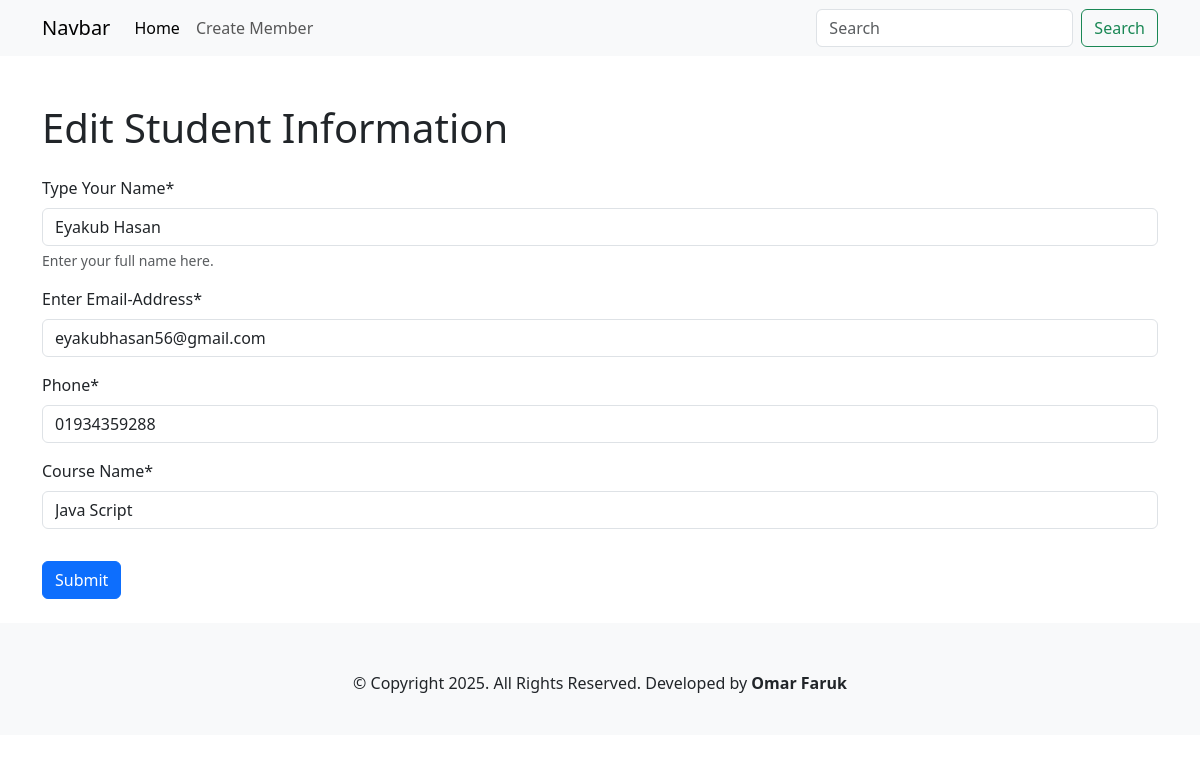
The page /edit/5/ on the database its author committed.
### student/models.py (models this page shows)
class Student(models.Model):
    name = models.CharField(max_length=50, null=True)
    email = models.EmailField(null=True)
    phone = models.CharField(max_length=20, null=True)
    course = models.CharField(max_length=100, null=True)

### student/views.py (the view, shortened to what this page needs)
# urls.py: path('edit/<int:id>/', views.MemberUpdateView.as_view(), name='edit'),
class MemberUpdateView(UpdateView):
    model = Student
    form_class = MemberForm
    template_name = 'student_pages/create.html'
    pk_url_kwarg = 'id'
    success_url = reverse_lazy('home')
    def get_context_data(self, **kwargs):
        context = super().get_context_data(**kwargs)
        context['edit'] = True
        return context

### student/forms.py
class MemberForm(forms.ModelForm):
    class Meta:
        model = Student  # Specify the model to use
        fields = '__all__'  # Use all fields from the model
        labels = {
            'name': 'Type Your Name',  # Label for the 'name' field
            'email': 'Enter Email-Address',  # Label for the 'age' field
            'course': 'Course Name',  # Label for the 'age' field
        }
        help_texts = {
            'name': 'Enter your full name here.',
        }

### student/context_processors.py (called while the page is built)
def site_info(request):
    return {
        "footer_text": mark_safe("© Copyright 2025. All Rights Reserved. Developed by <b>Omar Faruk</b>"),
    }

### student/templates/student_pages/create.html (shortened to what this page needs)
{% extends "components/base.html" %}
{% block content %}
{% load crispy_forms_tags %}
{% if edit %}
<h1 class="container mt-5 mb-4">Edit Student Information</h1>
{% else %}
<h1 class="container mt-5 mb-4">Create a New Student</h1>
{% endif %}
<div class="container">
<form method="post" enctype="multipart/form-data">
    {{ form | crispy }}
    <button type="submit" class="btn btn-primary mt-3">Submit</button>
</form>
</div>
{% endblock %}

### rows shown on the page
Student: name "Eyakub Hasan", email "eyakubhasan56@gmail.com", phone "01934359288", course "Java Script"

### other values the page prints
{{ footer_text }} "© Copyright 2025. All Rights Reserved. Developed by Omar Faruk"
